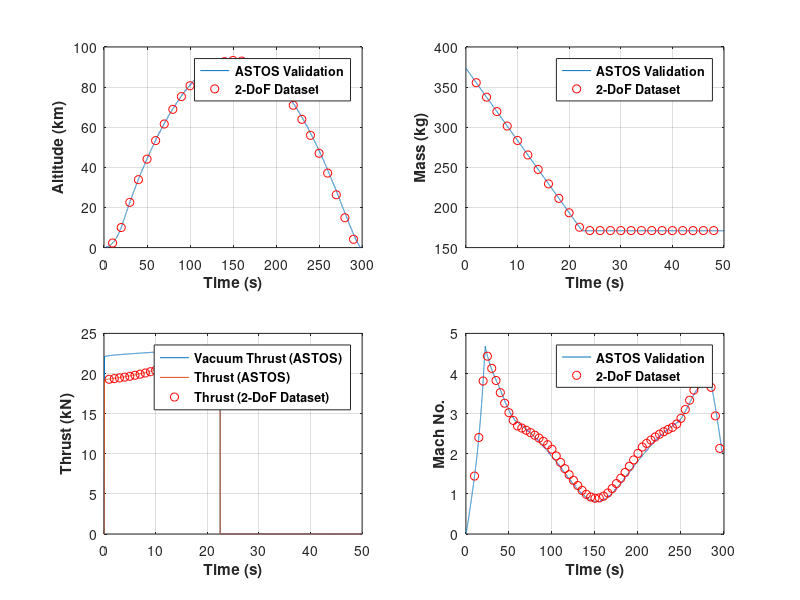

Source code (MATLAB):
validation_data = dlmread("Nominal_Export.txt", "\t",1,0);
two_dof_data = dlmread("Dorado1S_Result_85deg.txt", ",",1,0);

two_dof_t = two_dof_data(:,1);
two_dof_alt = two_dof_data(:,3);
two_dof_mach = two_dof_data(:,5);
two_dof_mass = two_dof_data(:,8);
two_dof_thrust = two_dof_data(:,6)/1000;

validation_t = validation_data(:, 1);
validation_alt = validation_data(:,2);
validation_mass = validation_data(:,3);
validation_mach = validation_data(:,4);
validation_vac_thrust = validation_data(:,5);
validation_thrust = validation_data(:, 6);

figure(1)
subplot(2,2,1)
plot(validation_t, validation_alt)
hold on
plot(two_dof_t(1001:1000:end), two_dof_alt(1001:1000:end), 'or')
grid on
ylim([0 100])
ylabel("Altitude (km)", 'fontWeight', 'bold')
xlabel("Time (s)", 'fontWeight', 'bold')
legend({"ASTOS Validation", "2-DoF Dataset"}, 'fontWeight', 'bold')

subplot(2,2,2)
plot(validation_t, validation_mass*1000)
hold on
plot(two_dof_t(201:200:5000), two_dof_mass(201:200:5000), 'or')
grid on
xlim([0 50])
ylabel("Mass (kg)", 'fontWeight', 'bold')
xlabel("Time (s)", 'fontWeight', 'bold')
legend({"ASTOS Validation", "2-DoF Dataset"}, 'fontWeight', 'bold')

subplot(2,2,3)
plot(validation_t, validation_vac_thrust)
hold on
plot(validation_t, validation_thrust)
plot(two_dof_t(101:100:2248), two_dof_thrust(101:100:2248), 'or')
grid on
xlim([0 50])
ylabel("Thrust (kN)", 'fontWeight', 'bold')
xlabel("Time (s)", 'fontWeight', 'bold')
legend({'Vacuum Thrust (ASTOS)', 'Thrust (ASTOS)', 'Thrust (2-DoF Dataset)'}, 'fontWeight', 'bold')

subplot(2,2,4)
plot(validation_t, validation_mach)
hold on
plot(two_dof_t(1001:500:end), two_dof_mach(1001:500:end), 'or')
grid on
ylabel("Mach No.", 'fontWeight', 'bold')
xlabel("Time (s)", 'fontWeight', 'bold')
legend({"ASTOS Validation", "2-DoF Dataset"}, 'fontWeight', 'bold')

